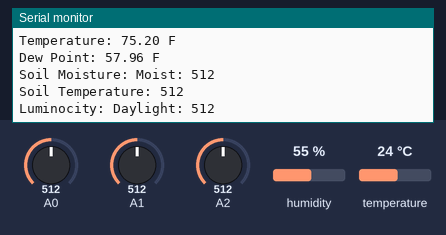
Bench run of a sketch on a simulated Arduino Uno, built with avr-gcc and run on an emulated ATmega328P. On the bench: the last lines printed to the serial monitor. The test bench sets the inputs (shaded band); at power-on: A2 = 512, A0 = 512, A1 = 512, humidity 55 %, temperature 24 °C.

Above: at 16.5 s.
16.6 s: A2 set to 482
At 20.8 s:
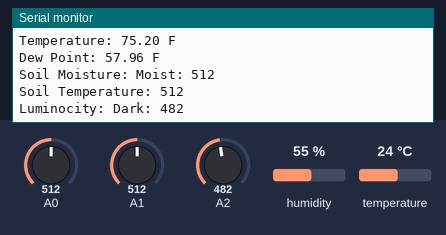
26.6 s: A2 set to 315
At 30.6 s:
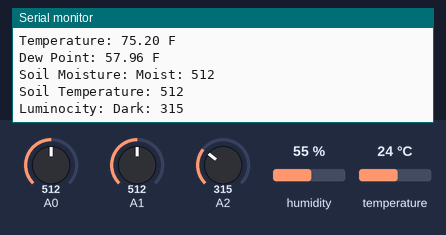
32.6 s: A2 set to 290
At 36.7 s:
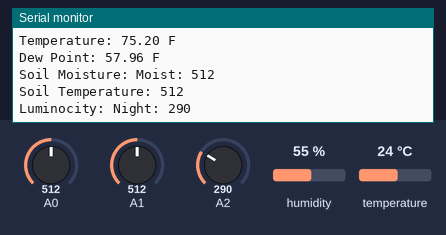

The sketch:

WeatherStation.ino
```cpp
//Celsius to Fahrenheit conversion
double Fahrenheit(double celsius)
{
  return 1.8 * celsius + 32;
}

double dewPoint(double celsius, double humidity)
{
  // (1) Saturation Vapor Pressure = ESGG(T)
  double RATIO = 373.15 / (273.15 + celsius);
  double RHS = -7.90298 * (RATIO - 1);
  RHS += 5.02808 * log10(RATIO);
  RHS += -1.3816e-7 * (pow(10, (11.344 * (1 - 1/RATIO ))) - 1) ;
  RHS += 8.1328e-3 * (pow(10, (-3.49149 * (RATIO - 1))) - 1) ;
  RHS += log10(1013.246);
  double VP = pow(10, RHS - 3) * humidity;

  // (2) DEWPOINT = F(Vapor Pressure)
  double T = log(VP/0.61078);   // temp var
  return (241.88 * T) / (17.558 - T);
}


double dewPointFast(double celsius, double humidity)
{  double a = 17.271;
  double b = 237.7;
  double temp = (a * celsius) / (b + celsius) + log(humidity*0.01);
  double Td = (b * temp) / (a - temp);
  return Td;
}


#include <dht11.h>

dht11 DHT11;

#define DHT11PIN 3

void setup()
{
  Serial.begin(115200);
  Serial.println("Churin's Inc DHT11 Temperature Sensor ");
}

void loop()
{
  Serial.println("\n");

  int chk = DHT11.read(DHT11PIN);

  Serial.print("Humidity: ");
  Serial.print((float)DHT11.humidity, 2);
  Serial.println("%");

  Serial.print("Temperature: ");
  Serial.print(Fahrenheit(DHT11.temperature), 2);
  Serial.println(" F");

  Serial.print("Dew Point: ");
  Serial.print(Fahrenheit(dewPoint(DHT11.temperature, DHT11.humidity)),2);
  Serial.println(" F");

  // HUMIDITY SENSOR
  int sensorValue = analogRead(A0);
  String moistureReading = "ERROR";
  if (sensorValue > 900){
      moistureReading = "Dry!";
    }else if (sensorValue > 500){
      moistureReading = "Moist";
    }else{
        moistureReading = "Drenched!";
    }
  Serial.print("Soil Moisture: ");
  Serial.print(moistureReading);
  Serial.print(": ");
  Serial.println(sensorValue);
  // END HUMIDITY SENSOR

  // SOIL TEMPERATURE
  int tempSensorValue = analogRead(A1);
  Serial.print("Soil Temperature: ");
  Serial.println(tempSensorValue);
  // END SOIL TEMPERATURE

  // LUMINOCITY
  sensorValue = analogRead(A2);
  String luminReading = "ERROR";
  if (sensorValue > 900){
      luminReading = "Full Sun";
    }else if (sensorValue > 700){
      luminReading = "Daylight";
    }else if (sensorValue > 500){
      luminReading = "Daylight";
    }else if (sensorValue > 300){
      luminReading = "Dark";
    }else{
      luminReading = "Night";
    }
  Serial.print("Luminocity: ");
  Serial.print(luminReading );
  Serial.print(": ");
  Serial.println(sensorValue);
  // END LUMINOCITY

  delay(5000);
}
//
// END OF FILE
//
```

Measured:
- the behaviour switches between 501 and 500 on A2 (found by bisection; images 0 and 1)
- the behaviour switches between 301 and 300 on A2 (found by bisection; images 2 and 3)
- after the input at 16.6 s, the serial monitor: prints a new line after 3.6 s (image 1)
- after the input at 26.6 s, the serial monitor: prints a new line after 3.6 s (image 2)
- after the input at 32.6 s, the serial monitor: prints a new line after 2.6 s (image 3)
